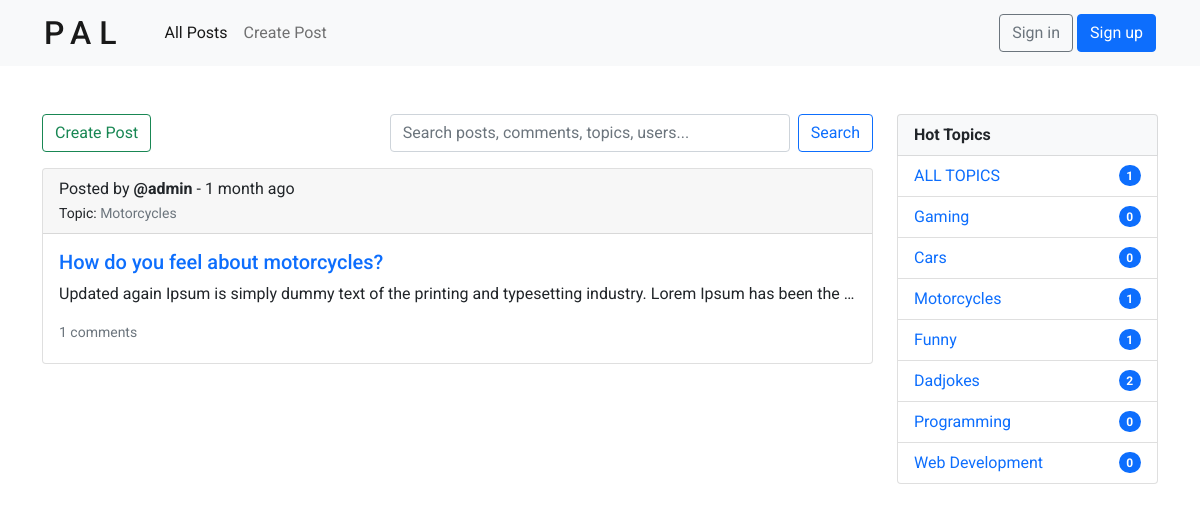
/?q=Motorcycles, run on the app's committed database.
### posts/models.py (models this page shows, shortened)
class Post(models.Model):
    name = models.CharField(max_length=200)
    description = models.TextField(null=True, blank=True)
    topic = models.ForeignKey(Topic, null=True, on_delete=SET_NULL) # each Post is related to a single Topic
    user = models.ForeignKey(User, null=True, on_delete=SET_NULL) # each Post is related to a single User
    created = models.DateTimeField(auto_now_add=True)
    updated = models.DateTimeField(auto_now=True)

class Topic(models.Model):
    name = models.CharField(max_length=50)
    def __str__(self):
        return self.name

### posts/views.py (the view)
# urls.py: path('', views.index, name='index'),
def index(request):
    if request.GET.get('q') == None:
        query = ''
    else:
        query = request.GET.get('q')
    topics = Topic.objects.all()
    posts = Post.objects.filter(
        Q(topic__name__icontains=query) |
        Q(name__icontains=query) |
        Q(description__icontains=query) |
        Q(comment__body__icontains=query) |
        Q(user__username__icontains=query)
    ).order_by('-created')
    posts_count = posts.count()
    context = {
        'posts': posts,
        'topics': topics,
        'posts_count': posts_count,
    }
    return render(request, 'posts/home.html', context)

### posts/templates/posts/home.html
{% extends 'main.html' %}
{% block content %}
<div class="row justify-content-md-center mt-5 mb-5">
    <div class="col-9">
        {% include 'posts/posts_component.html' %}
    </div>
    <div class="col-3">
        {% include 'posts/topics_component.html' %}
    </div>
</div>
{% endblock content %}

### posts/templates/posts/posts_component.html (shortened to what this page needs)
<div class="d-flex justify-content-between align-items-center">
    <a href="{% url 'posts:create-post' %}" class="btn btn-outline-success">Create Post</a>
    <form method="GET" action="{% url 'posts:index' %}" class="d-flex mr-5">
        <input id="search_all_input" class="form-control me-2" name="q" type="search" placeholder="Search posts, comments, topics, users..." aria-label="Search">
        <button class="btn btn-outline-primary" type="submit">Search</button>
    </form>
</div>
{% for post in posts %}
    <div class="card mt-3">
        <div class="card-header d-flex justify-content-between align-items-center">
            <div>
                <p>Posted by <b>@{{ post.user }}</b> - {{ post.created|timesince }} ago</p>
                <small>Topic: <a href="{% url 'posts:index' %}?q={{ post.topic.name }}" class="text-muted">{{ post.topic }}</a></small>
            </div>
        </div>
        <div class="card-body">
            <h5>
            <a class="card-title" href="{% url 'posts:post' post.id %}">{{ post.name }}</a>
            </h5>
            <p class="card-text">{{ post.description }}</p>
            <small class="d-block mb-1">
                <a href="{% url 'posts:post' post.id %}" class=" text-muted">{{ post.comment_set.all.count }} comments</a>
            </small>
        </div>
    </div>
{% endfor %}

### posts/templates/posts/topics_component.html
<ul class="list-group">
    <li class="list-group-item bg-light">
        <b>Hot Topics</b>
    </li>
    <li class="list-group-item d-flex justify-content-between align-items-center">
        <a href="{% url 'posts:index' %}">ALL TOPICS</a>
        <span class="badge bg-primary rounded-pill">{{ posts_count }}</span>
    </li>
    {% for topic in topics %}
        <li class="list-group-item d-flex justify-content-between align-items-center">
            <a href="{% url 'posts:index' %}?q={{ topic.name }}">{{ topic.name }}</a>
            <span class="badge bg-primary rounded-pill">{{ topic.post_set.all.count }}</span>
        </li>
    {% endfor %}
</ul>

### static/styles/main.css (style rules this page uses)
.card-text { text-overflow: ellipsis; white-space: nowrap; overflow: hidden; }
.card-header p { margin-bottom: 0; }
.btn-outline-primary { margin-left: 1rem; }
#search_all_input { width: 25rem; }
.btn-outline-primary { margin-left: 0; }

### static/styles/base.css (style rules this page uses)
*, *::before, *::after { margin: 0; padding: 0; box-sizing: border-box; }
body { font-family: 'Roboto', sans-serif; }
a { text-decoration: none; }

### data on the page
Post: user "admin", created "1 month", topic "Motorcycles", name "How do you feel about motorcycles?", description "Updated again Ipsum is simply dummy text of the printing and typesetting industry. Lorem Ipsum has been the…", comment_set.all.count "1"
Topic: name "Gaming", post_set.all.count "0"
Topic: name "Cars", post_set.all.count "0"
Topic: name "Motorcycles", post_set.all.count "1"
Topic: name "Funny", post_set.all.count "1"
Topic: name "Dadjokes", post_set.all.count "2"
Topic: name "Programming", post_set.all.count "0"
Topic: name "Web Development", post_set.all.count "0"

### other printed values
{{ posts_count }} "1"
